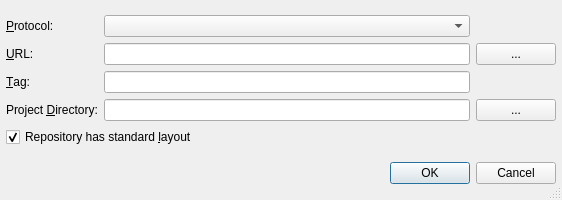
<?xml version="1.0" encoding="UTF-8"?>
<ui version="4.0">
 <class>SvnNewProjectOptionsDialog</class>
 <widget class="QDialog" name="SvnNewProjectOptionsDialog">
  <property name="geometry">
   <rect>
    <x>0</x>
    <y>0</y>
    <width>562</width>
    <height>200</height>
   </rect>
  </property>
  <property name="windowTitle">
   <string>New Project from Repository</string>
  </property>
  <property name="whatsThis">
   <string>&lt;b&gt;New Project from Repository Dialog&lt;/b&gt;
&lt;p&gt;Enter the various repository infos into the entry fields. These values are used, when the new project is retrieved from the repository. If the checkbox is selected, the URL must end in the project name. A repository layout with project/tags, project/branches and project/trunk will be assumed. In this case, you may enter a tag or branch, which must look like tags/tagname or branches/branchname. If the checkbox is not selected, the URL must contain the complete path in the repository.&lt;/p&gt;
&lt;p&gt;For remote repositories the URL must contain the hostname.&lt;/p&gt;</string>
  </property>
  <property name="sizeGripEnabled">
   <bool>true</bool>
  </property>
  <layout class="QVBoxLayout">
   <item>
    <layout class="QGridLayout">
     <item row="2" column="1">
      <widget class="QLineEdit" name="vcsTagEdit">
       <property name="toolTip">
        <string>Enter the tag the new project should be generated from</string>
       </property>
       <property name="whatsThis">
        <string>&lt;b&gt;Tag in VCS&lt;/b&gt;
&lt;p&gt;Enter the tag name the new project shall be generated from. Leave empty to retrieve the latest data from the repository.&lt;/p&gt;</string>
       </property>
      </widget>
     </item>
     <item row="3" column="2">
      <widget class="QPushButton" name="projectDirButton">
       <property name="toolTip">
        <string>Select the project directory via a directory selection dialog</string>
       </property>
       <property name="text">
        <string>...</string>
       </property>
      </widget>
     </item>
     <item row="0" column="1">
      <widget class="QComboBox" name="protocolCombo">
       <property name="toolTip">
        <string>Select the protocol to access the repository</string>
       </property>
      </widget>
     </item>
     <item row="0" column="0">
      <widget class="QLabel" name="textLabel1">
       <property name="text">
        <string>&amp;Protocol:</string>
       </property>
       <property name="buddy">
        <cstring>protocolCombo</cstring>
       </property>
      </widget>
     </item>
     <item row="1" column="1">
      <widget class="QLineEdit" name="vcsUrlEdit">
       <property name="toolTip">
        <string>Enter the url path of the module in the repository</string>
       </property>
       <property name="whatsThis">
        <string>&lt;b&gt;URL&lt;/b&gt;&lt;p&gt;Enter the URL to the module. For a repository with standard layout, this must not contain the trunk, tags or branches part.&lt;/p&gt;</string>
       </property>
      </widget>
     </item>
     <item row="1" column="0">
      <widget class="QLabel" name="vcsUrlLabel">
       <property name="text">
        <string>&amp;URL:</string>
       </property>
       <property name="buddy">
        <cstring>vcsUrlEdit</cstring>
       </property>
      </widget>
     </item>
     <item row="3" column="1">
      <widget class="QLineEdit" name="vcsProjectDirEdit">
       <property name="toolTip">
        <string>Enter the directory of the new project.</string>
       </property>
       <property name="whatsThis">
        <string>&lt;b&gt;Project Directory&lt;/b&gt;
&lt;p&gt;Enter the directory of the new project. It will be retrieved from 
the repository and be placed in this directory.&lt;/p&gt;</string>
       </property>
      </widget>
     </item>
     <item row="4" column="0" colspan="2">
      <widget class="QCheckBox" name="layoutCheckBox">
       <property name="toolTip">
        <string>Select to indicate, that the repository has a standard layout (projectdir/trunk, projectdir/tags, projectdir/branches)</string>
       </property>
       <property name="text">
        <string>Repository has standard &amp;layout</string>
       </property>
       <property name="shortcut">
        <string>Alt+L</string>
       </property>
       <property name="checked">
        <bool>true</bool>
       </property>
      </widget>
     </item>
     <item row="1" column="2">
      <widget class="QPushButton" name="vcsUrlButton">
       <property name="toolTip">
        <string>Select the repository url via a directory selection dialog or the repository browser</string>
       </property>
       <property name="text">
        <string>...</string>
       </property>
      </widget>
     </item>
     <item row="3" column="0">
      <widget class="QLabel" name="TextLabel4">
       <property name="text">
        <string>Project &amp;Directory:</string>
       </property>
       <property name="buddy">
        <cstring>vcsProjectDirEdit</cstring>
       </property>
      </widget>
     </item>
     <item row="2" column="0">
      <widget class="QLabel" name="vcsTagLabel">
       <property name="text">
        <string>&amp;Tag:</string>
       </property>
       <property name="buddy">
        <cstring>vcsTagEdit</cstring>
       </property>
      </widget>
     </item>
    </layout>
   </item>
   <item>
    <widget class="QDialogButtonBox" name="buttonBox">
     <property name="orientation">
      <enum>Qt::Horizontal</enum>
     </property>
     <property name="standardButtons">
      <set>QDialogButtonBox::Cancel|QDialogButtonBox::Ok</set>
     </property>
    </widget>
   </item>
  </layout>
 </widget>
 <layoutdefault spacing="6" margin="6"/>
 <pixmapfunction>qPixmapFromMimeSource</pixmapfunction>
 <tabstops>
  <tabstop>protocolCombo</tabstop>
  <tabstop>vcsUrlEdit</tabstop>
  <tabstop>vcsUrlButton</tabstop>
  <tabstop>vcsTagEdit</tabstop>
  <tabstop>vcsProjectDirEdit</tabstop>
  <tabstop>projectDirButton</tabstop>
  <tabstop>layoutCheckBox</tabstop>
 </tabstops>
 <resources/>
 <connections>
  <connection>
   <sender>buttonBox</sender>
   <signal>accepted()</signal>
   <receiver>SvnNewProjectOptionsDialog</receiver>
   <slot>accept()</slot>
   <hints>
    <hint type="sourcelabel">
     <x>29</x>
     <y>157</y>
    </hint>
    <hint type="destinationlabel">
     <x>29</x>
     <y>181</y>
    </hint>
   </hints>
  </connection>
  <connection>
   <sender>buttonBox</sender>
   <signal>rejected()</signal>
   <receiver>SvnNewProjectOptionsDialog</receiver>
   <slot>reject()</slot>
   <hints>
    <hint type="sourcelabel">
     <x>129</x>
     <y>163</y>
    </hint>
    <hint type="destinationlabel">
     <x>129</x>
     <y>177</y>
    </hint>
   </hints>
  </connection>
 </connections>
</ui>
